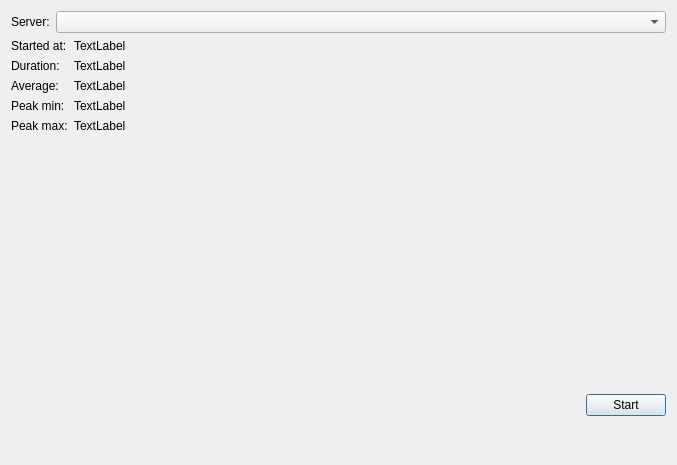
<?xml version="1.0" encoding="UTF-8"?>
<ui version="4.0">
 <class>Dialog</class>
 <widget class="QDialog" name="Dialog">
  <property name="geometry">
   <rect>
    <x>0</x>
    <y>0</y>
    <width>677</width>
    <height>465</height>
   </rect>
  </property>
  <property name="windowTitle">
   <string>Dialog</string>
  </property>
  <layout class="QVBoxLayout" name="verticalLayout" stretch="0,0,1,0,0,0">
   <item>
    <layout class="QHBoxLayout" name="horizontalLayout">
     <item>
      <widget class="QLabel" name="label">
       <property name="text">
        <string>Server:</string>
       </property>
      </widget>
     </item>
     <item>
      <widget class="QComboBox" name="recent_servers">
       <property name="sizePolicy">
        <sizepolicy hsizetype="Expanding" vsizetype="Fixed">
         <horstretch>0</horstretch>
         <verstretch>0</verstretch>
        </sizepolicy>
       </property>
       <property name="editable">
        <bool>false</bool>
       </property>
      </widget>
     </item>
    </layout>
   </item>
   <item>
    <layout class="QHBoxLayout" name="horizontalLayout_4">
     <item>
      <layout class="QGridLayout" name="gridLayout">
       <item row="0" column="0">
        <widget class="QLabel" name="label_2">
         <property name="text">
          <string>Started at:</string>
         </property>
        </widget>
       </item>
       <item row="0" column="1">
        <widget class="QLabel" name="start_time">
         <property name="text">
          <string>TextLabel</string>
         </property>
        </widget>
       </item>
       <item row="1" column="0">
        <widget class="QLabel" name="label_3">
         <property name="text">
          <string>Duration:</string>
         </property>
        </widget>
       </item>
       <item row="1" column="1">
        <widget class="QLabel" name="duration">
         <property name="text">
          <string>TextLabel</string>
         </property>
        </widget>
       </item>
       <item row="2" column="0">
        <widget class="QLabel" name="label_4">
         <property name="text">
          <string>Average:</string>
         </property>
        </widget>
       </item>
       <item row="2" column="1">
        <widget class="QLabel" name="avg_ping">
         <property name="text">
          <string>TextLabel</string>
         </property>
        </widget>
       </item>
       <item row="3" column="0">
        <widget class="QLabel" name="label_5">
         <property name="text">
          <string>Peak min:</string>
         </property>
        </widget>
       </item>
       <item row="3" column="1">
        <widget class="QLabel" name="min_ping">
         <property name="text">
          <string>TextLabel</string>
         </property>
        </widget>
       </item>
       <item row="4" column="0">
        <widget class="QLabel" name="label_6">
         <property name="text">
          <string>Peak max:</string>
         </property>
        </widget>
       </item>
       <item row="4" column="1">
        <widget class="QLabel" name="max_ping">
         <property name="text">
          <string>TextLabel</string>
         </property>
        </widget>
       </item>
      </layout>
     </item>
     <item>
      <spacer name="horizontalSpacer_3">
       <property name="orientation">
        <enum>Qt::Horizontal</enum>
       </property>
       <property name="sizeHint" stdset="0">
        <size>
         <width>40</width>
         <height>20</height>
        </size>
       </property>
      </spacer>
     </item>
    </layout>
   </item>
   <item>
    <spacer name="verticalSpacer">
     <property name="orientation">
      <enum>Qt::Vertical</enum>
     </property>
     <property name="sizeHint" stdset="0">
      <size>
       <width>20</width>
       <height>40</height>
      </size>
     </property>
    </spacer>
   </item>
   <item>
    <layout class="QHBoxLayout" name="horizontalLayout_2">
     <item>
      <spacer name="horizontalSpacer_2">
       <property name="orientation">
        <enum>Qt::Horizontal</enum>
       </property>
       <property name="sizeHint" stdset="0">
        <size>
         <width>40</width>
         <height>20</height>
        </size>
       </property>
      </spacer>
     </item>
     <item>
      <widget class="QPushButton" name="start_stop">
       <property name="text">
        <string>Start</string>
       </property>
      </widget>
     </item>
    </layout>
   </item>
   <item>
    <spacer name="verticalSpacer_2">
     <property name="orientation">
      <enum>Qt::Vertical</enum>
     </property>
     <property name="sizeType">
      <enum>QSizePolicy::Minimum</enum>
     </property>
     <property name="sizeHint" stdset="0">
      <size>
       <width>20</width>
       <height>12</height>
      </size>
     </property>
    </spacer>
   </item>
   <item>
    <layout class="QHBoxLayout" name="horizontalLayout_3">
     <item>
      <widget class="QLabel" name="program_name_n_version">
       <property name="text">
        <string>&lt;program name &amp; version&gt;</string>
       </property>
       <property name="alignment">
        <set>Qt::AlignRight|Qt::AlignTrailing|Qt::AlignVCenter</set>
       </property>
      </widget>
     </item>
     <item>
      <spacer name="horizontalSpacer">
       <property name="orientation">
        <enum>Qt::Horizontal</enum>
       </property>
       <property name="sizeHint" stdset="0">
        <size>
         <width>40</width>
         <height>20</height>
        </size>
       </property>
      </spacer>
     </item>
     <item>
      <widget class="QLabel" name="copyright">
       <property name="text">
        <string>&lt;copyright&gt;</string>
       </property>
       <property name="openExternalLinks">
        <bool>true</bool>
       </property>
      </widget>
     </item>
    </layout>
   </item>
  </layout>
 </widget>
 <resources/>
 <connections/>
</ui>
